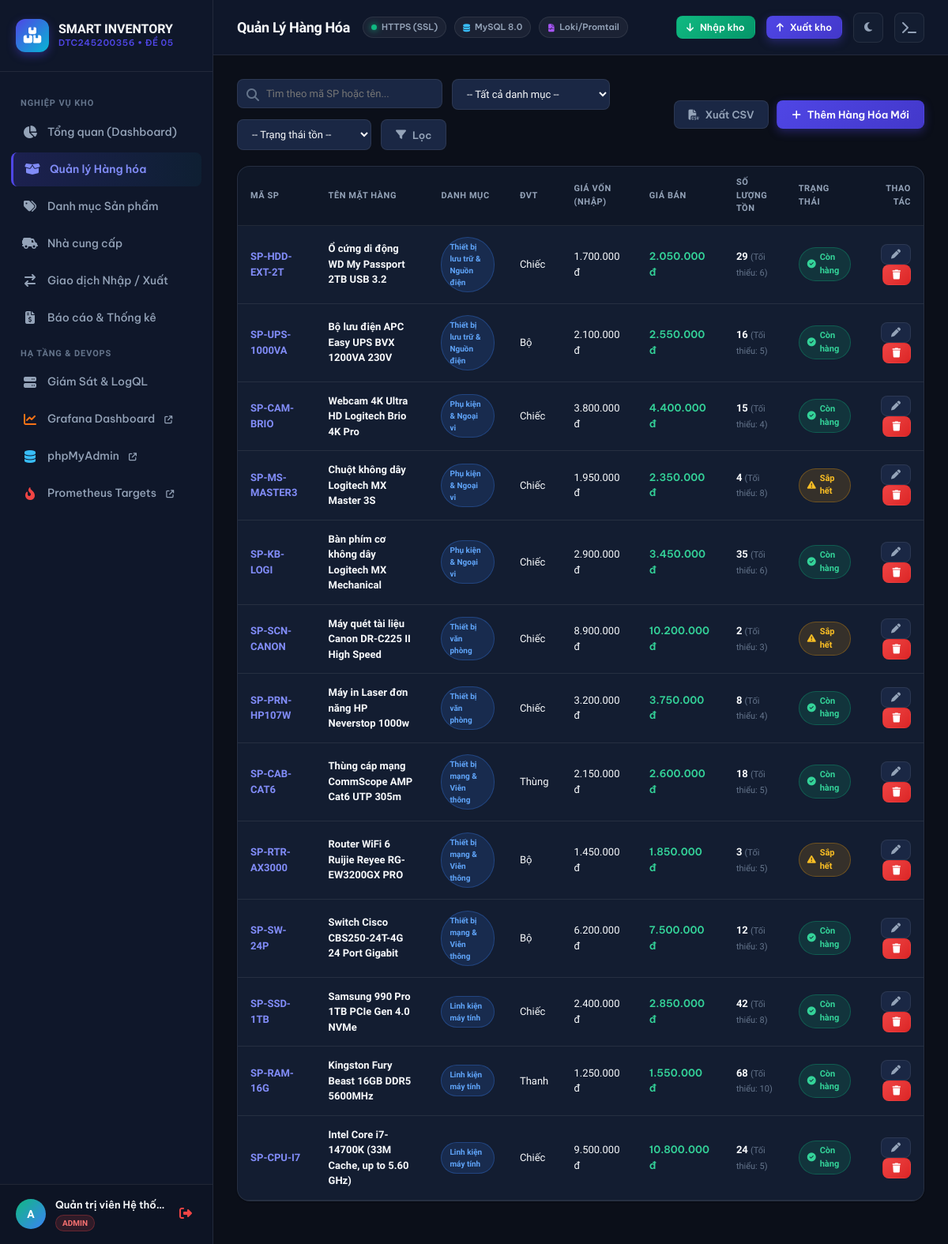
The page /app/src/products.php (signed in) on the database its author committed.
### tables this page shows
CREATE TABLE IF NOT EXISTS users (
    id INT AUTO_INCREMENT PRIMARY KEY,
    username VARCHAR(50) NOT NULL UNIQUE,
    password VARCHAR(255) NOT NULL,
    full_name VARCHAR(100) NOT NULL,
    email VARCHAR(100),
    role ENUM('admin', 'staff') DEFAULT 'staff',
    created_at TIMESTAMP DEFAULT CURRENT_TIMESTAMP
);

CREATE TABLE IF NOT EXISTS products (
    id INT AUTO_INCREMENT PRIMARY KEY,
    product_code VARCHAR(50) NOT NULL UNIQUE,
    name VARCHAR(200) NOT NULL,
    category_id INT NULL,
    unit VARCHAR(20) DEFAULT 'Chiếc',
    purchase_price DECIMAL(15,2) DEFAULT 0,
    sale_price DECIMAL(15,2) DEFAULT 0,
    stock_quantity INT DEFAULT 0,
    min_stock INT DEFAULT 5,
    created_at TIMESTAMP DEFAULT CURRENT_TIMESTAMP,
    updated_at TIMESTAMP DEFAULT CURRENT_TIMESTAMP ON UPDATE CURRENT_TIMESTAMP,
    FOREIGN KEY (category_id) REFERENCES categories(id) ON DELETE SET NULL
);

CREATE TABLE IF NOT EXISTS categories (
    id INT AUTO_INCREMENT PRIMARY KEY,
    name VARCHAR(100) NOT NULL,
    description TEXT,
    created_at TIMESTAMP DEFAULT CURRENT_TIMESTAMP
);

### app/src/helpers/auth.php (called while the page is built, shortened)
<?php
require_once __DIR__ . '/../config/db.php';
function is_logged_in() {
    return isset($_SESSION['user_id']) && !empty($_SESSION['user_id']);
}
function get_logged_in_user() {
    global $pdo;
    if (isset($pdo)) {
        try {
            $stmt = $pdo->prepare("SELECT id, username, full_name, role, email FROM users WHERE id = ? LIMIT 1");
            $stmt->execute([$_SESSION['user_id']]);
            $user = $stmt->fetch();
            if ($user) {
                return $user;
            }
        } catch (Throwable $t) {
        }
    }
    return [
        'id'        => $_SESSION['user_id'],
        'username'  => $_SESSION['username'],
        'full_name' => $_SESSION['full_name'],
        'role'      => $_SESSION['role'],
        'email'     => $_SESSION['email'] ?? ''
    ];
}
function is_admin() {
    return is_logged_in() && ($_SESSION['role'] === 'admin');
}

### app/src/products.php (the view, shortened to what this page needs)
<?php
require_once __DIR__ . '/helpers/auth.php';
$search = trim($_GET['search'] ?? '');
$sql = "
    SELECT p.*, c.name as category_name
    FROM products p
    LEFT JOIN categories c ON p.category_id = c.id
    WHERE 1=1
";
$params = [];
$sql .= " ORDER BY p.id DESC";
$stmt = $pdo->prepare($sql);
$stmt->execute($params);
$products = $stmt->fetchAll();
require_once __DIR__ . '/views/header.php';
require_once __DIR__ . '/views/sidebar.php';
require_once __DIR__ . '/views/navbar.php';
?>
<div class="page-content">
    <div class="filter-bar">
        <form method="GET" action="products.php" style="display: flex; gap: 12px; flex-wrap: wrap; flex: 1;">
            <div class="search-input-group">
                <i class="fa-solid fa-magnifying-glass"></i>
                <input type="text" name="search" class="form-control" placeholder="Tìm theo mã SP hoặc tên..." value="<?= htmlspecialchars($search) ?>">
            </div>
            <select name="category" class="form-control" style="width: 200px;" onchange="this.form.submit()">
                <option value="">-- Tất cả danh mục --</option>
            </select>
            <select name="status" class="form-control" style="width: 170px;" onchange="this.form.submit()">
                <option value="">-- Trạng thái tồn --</option>
            </select>
            <button type="submit" class="btn btn-secondary"><i class="fa-solid fa-filter"></i> Lọc</button>
        </form>
        <div style="display: flex; gap: 10px;">
            <button class="btn btn-secondary" onclick="exportTableToCSV('productsTable', 'danh_sach_hang_hoa.csv')">
                <i class="fa-solid fa-file-csv"></i> Xuất CSV
            </button>
            <button class="btn btn-primary" onclick="openModal('addProductModal')">
                <i class="fa-solid fa-plus"></i> Thêm Hàng Hóa Mới
            </button>
        </div>
    </div>
    <div class="glass-panel" style="padding: 0; overflow: hidden;">
        <div class="table-responsive">
            <table class="custom-table" id="productsTable">
                <thead>
                    <tr>
                        <th>Mã SP</th>
                        <th>Tên Mặt Hàng</th>
                        <th>Danh Mục</th>
                        <th>ĐVT</th>
                        <th>Giá Vốn (Nhập)</th>
                        <th>Giá Bán</th>
                        <th>Số Lượng Tồn</th>
                        <th>Trạng Thái</th>
                        <th class="no-export" style="text-align: right;">Thao Tác</th>
                    </tr>
                </thead>
                <tbody>
                    <?php if (empty($products)): ?>
                        <tr>
                            <td colspan="9" style="text-align: center; padding: 40px; color: var(--text-muted);">
                                <i class="fa-solid fa-box-open" style="font-size: 32px; margin-bottom: 10px; display: block;"></i>
                                Không tìm thấy sản phẩm nào phù hợp với bộ lọc!
                            </td>
                        </tr>
                    <?php else: ?>
                        <?php foreach ($products as $p): ?>
                            <tr>
                                <td>
                                    <span style="font-weight: 700; color: #818cf8;"><?= htmlspecialchars($p['product_code']) ?></span>
                                </td>
                                <td>
                                    <strong><?= htmlspecialchars($p['name']) ?></strong>
                                </td>
                                <td>
                                    <span class="badge badge-info" style="font-size: 10px;">
                                        <?= htmlspecialchars($p['category_name'] ?? 'Chưa phân loại') ?>
                                    </span>
                                </td>
                                <td><?= htmlspecialchars($p['unit']) ?></td>
                                <td><?= number_format($p['purchase_price'], 0, ',', '.') ?> đ</td>
                                <td style="font-weight: 600; color: #34d399;"><?= number_format($p['sale_price'], 0, ',', '.') ?> đ</td>
                                <td>
                                    <strong><?= number_format($p['stock_quantity']) ?></strong>
                                    <span style="font-size: 11px; color: var(--text-muted);">(Tối thiểu: <?= $p['min_stock'] ?>)</span>
                                </td>
                                <td>
                                    <?php if ($p['stock_quantity'] <= 0): ?>
                                        <span class="badge badge-danger"><i class="fa-solid fa-circle-xmark"></i> Hết hàng</span>
                                    <?php elseif ($p['stock_quantity'] <= $p['min_stock']): ?>
                                        <span class="badge badge-warning"><i class="fa-solid fa-triangle-exclamation"></i> Sắp hết</span>
                                    <?php else: ?>
                                        <span class="badge badge-success"><i class="fa-solid fa-circle-check"></i> Còn hàng</span>
                                    <?php endif; ?>
                                </td>
                                <td class="no-export" style="text-align: right;">
                                    <button class="btn btn-secondary btn-sm" onclick='editProduct(<?= json_encode($p, JSON_HEX_TAG | JSON_HEX_APOS | JSON_HEX_QUOT | JSON_HEX_AMP) ?>)' title="Chỉnh sửa">
                                        <i class="fa-solid fa-pen"></i>
                                    </button>
                                    <?php if (is_admin()): ?>
                                        <button class="btn btn-danger btn-sm" onclick="confirmDelete(<?= $p['id'] ?>, '<?= htmlspecialchars($p['name'], ENT_QUOTES) ?>')" title="Xóa">
                                            <i class="fa-solid fa-trash"></i>
                                        </button>
                                    <?php endif; ?>
                                </td>
                            </tr>
                        <?php endforeach; ?>
                    <?php endif; ?>
                </tbody>
            </table>
        </div>
    </div>
</div>
<?php require_once __DIR__ . '/views/footer.php'; ?>

### app/src/views/sidebar.php
<?php
$currentPage = basename($_SERVER['PHP_SELF']);
?>
<aside class="app-sidebar">
    <div class="sidebar-brand">
        <div class="logo-icon">
            <i class="fa-solid fa-boxes-stacked"></i>
        </div>
        <div class="brand-text">
            <span class="title">SMART INVENTORY</span>
            <span class="subtitle">DTC245200356 • Đề 05</span>
        </div>
    </div>
    <div class="sidebar-menu">
        <div class="menu-label">Nghiệp Vụ Kho</div>
        <a href="index.php" class="menu-item <?= $currentPage == 'index.php' ? 'active' : '' ?>">
            <i class="fa-solid fa-chart-pie"></i>
            <span>Tổng quan (Dashboard)</span>
        </a>
        <a href="products.php" class="menu-item <?= $currentPage == 'products.php' ? 'active' : '' ?>">
            <i class="fa-solid fa-box-open"></i>
            <span>Quản lý Hàng hóa</span>
        </a>
        <a href="categories.php" class="menu-item <?= $currentPage == 'categories.php' ? 'active' : '' ?>">
            <i class="fa-solid fa-tags"></i>
            <span>Danh mục Sản phẩm</span>
        </a>
        <a href="suppliers.php" class="menu-item <?= $currentPage == 'suppliers.php' ? 'active' : '' ?>">
            <i class="fa-solid fa-truck-field"></i>
            <span>Nhà cung cấp</span>
        </a>
        <a href="transactions.php" class="menu-item <?= $currentPage == 'transactions.php' ? 'active' : '' ?>">
            <i class="fa-solid fa-arrow-right-arrow-left"></i>
            <span>Giao dịch Nhập / Xuất</span>
        </a>
        <a href="reports.php" class="menu-item <?= $currentPage == 'reports.php' ? 'active' : '' ?>">
            <i class="fa-solid fa-file-invoice-dollar"></i>
            <span>Báo cáo & Thống kê</span>
        </a>
        <div class="menu-label">Hạ Tầng & DevOps</div>
        <a href="system.php" class="menu-item <?= $currentPage == 'system.php' ? 'active' : '' ?>">
            <i class="fa-solid fa-server"></i>
            <span>Giám Sát & LogQL</span>
        </a>
        <a href="/grafana/" target="_blank" class="menu-item">
            <i class="fa-solid fa-chart-line" style="color: #f97316;"></i>
            <span>Grafana Dashboard <i class="fa-solid fa-arrow-up-right-from-square" style="font-size: 10px; margin-left: 4px;"></i></span>
        </a>
        <a href="/pma/" target="_blank" class="menu-item">
            <i class="fa-solid fa-database" style="color: #38bdf8;"></i>
            <span>phpMyAdmin <i class="fa-solid fa-arrow-up-right-from-square" style="font-size: 10px; margin-left: 4px;"></i></span>
        </a>
        <a href="/prometheus/targets" target="_blank" class="menu-item">
            <i class="fa-solid fa-fire-flame-curved" style="color: #ef4444;"></i>
            <span>Prometheus Targets <i class="fa-solid fa-arrow-up-right-from-square" style="font-size: 10px; margin-left: 4px;"></i></span>
        </a>
    </div>
    <div class="sidebar-footer">
        <div class="user-profile">
            <div class="user-avatar">
                <?= strtoupper(substr($currentUser['username'] ?? 'U', 0, 1)) ?>
            </div>
            <div class="user-info">
                <div class="name"><?= htmlspecialchars($currentUser['full_name'] ?? 'Người dùng') ?></div>
                <span class="role-badge <?= $currentUser['role'] ?? 'staff' ?>">
                    <?= $currentUser['role'] === 'admin' ? 'Admin' : 'Thủ kho' ?>
                </span>
            </div>
            <a href="logout.php" title="Đăng xuất" style="color: var(--danger); font-size: 16px; padding: 6px;">
                <i class="fa-solid fa-right-from-bracket"></i>
            </a>
        </div>
    </div>
</aside>
<main class="app-main">

### rows shown on the page
users: username "A", full_name "Quản trị viên Hệ thố…"
products: product_code "SP-HDD-EXT-2T", name "Ổ cứng di động WD My Passport 2TB USB 3.2", category.name "Thiết bị lưu trữ & Nguồn điện", unit "Chiếc", purchase_price "1.700.000", sale_price "2.050.000", stock_quantity "29", min_stock "6", shows "Còn hàng"
products: product_code "SP-UPS-1000VA", name "Bộ lưu điện APC Easy UPS BVX 1200VA 230V", category.name "Thiết bị lưu trữ & Nguồn điện", unit "Bộ", purchase_price "2.100.000", sale_price "2.550.000", stock_quantity "16", min_stock "5", shows "Còn hàng"
products: product_code "SP-CAM-BRIO", name "Webcam 4K Ultra HD Logitech Brio 4K Pro", category.name "Phụ kiện & Ngoại vi", unit "Chiếc", purchase_price "3.800.000", sale_price "4.400.000", stock_quantity "15", min_stock "4", shows "Còn hàng"
products: product_code "SP-MS-MASTER3", name "Chuột không dây Logitech MX Master 3S", category.name "Phụ kiện & Ngoại vi", unit "Chiếc", purchase_price "1.950.000", sale_price "2.350.000", stock_quantity "4", min_stock "8", shows "Sắp hết"
products: product_code "SP-KB-LOGI", name "Bàn phím cơ không dây Logitech MX Mechanical", category.name "Phụ kiện & Ngoại vi", unit "Chiếc", purchase_price "2.900.000", sale_price "3.450.000", stock_quantity "35", min_stock "6", shows "Còn hàng"
products: product_code "SP-SCN-CANON", name "Máy quét tài liệu Canon DR-C225 II High Speed", category.name "Thiết bị văn phòng", unit "Chiếc", purchase_price "8.900.000", sale_price "10.200.000", stock_quantity "2", min_stock "3", shows "Sắp hết"
products: product_code "SP-PRN-HP107W", name "Máy in Laser đơn năng HP Neverstop 1000w", category.name "Thiết bị văn phòng", unit "Chiếc", purchase_price "3.200.000", sale_price "3.750.000", stock_quantity "8", min_stock "4", shows "Còn hàng"
products: product_code "SP-CAB-CAT6", name "Thùng cáp mạng CommScope AMP Cat6 UTP 305m", category.name "Thiết bị mạng & Viễn thông", unit "Thùng", purchase_price "2.150.000", sale_price "2.600.000", stock_quantity "18", min_stock "5", shows "Còn hàng"
products: product_code "SP-RTR-AX3000", name "Router WiFi 6 Ruijie Reyee RG-EW3200GX PRO", category.name "Thiết bị mạng & Viễn thông", unit "Bộ", purchase_price "1.450.000", sale_price "1.850.000", stock_quantity "3", min_stock "5", shows "Sắp hết"
products: product_code "SP-SW-24P", name "Switch Cisco CBS250-24T-4G 24 Port Gigabit", category.name "Thiết bị mạng & Viễn thông", unit "Bộ", purchase_price "6.200.000", sale_price "7.500.000", stock_quantity "12", min_stock "3", shows "Còn hàng"
products: product_code "SP-SSD-1TB", name "Samsung 990 Pro 1TB PCIe Gen 4.0 NVMe", category.name "Linh kiện máy tính", unit "Chiếc", purchase_price "2.400.000", sale_price "2.850.000", stock_quantity "42", min_stock "8", shows "Còn hàng"
products: product_code "SP-RAM-16G", name "Kingston Fury Beast 16GB DDR5 5600MHz", category.name "Linh kiện máy tính", unit "Thanh", purchase_price "1.250.000", sale_price "1.550.000", stock_quantity "68", min_stock "10", shows "Còn hàng"
products: product_code "SP-CPU-I7", name "Intel Core i7-14700K (33M Cache, up to 5.60 GHz)", category.name "Linh kiện máy tính", unit "Chiếc", purchase_price "9.500.000", sale_price "10.800.000", stock_quantity "24", min_stock "5", shows "Còn hàng"

### other values the page prints
$pageTitle "Quản Lý Hàng Hóa"
